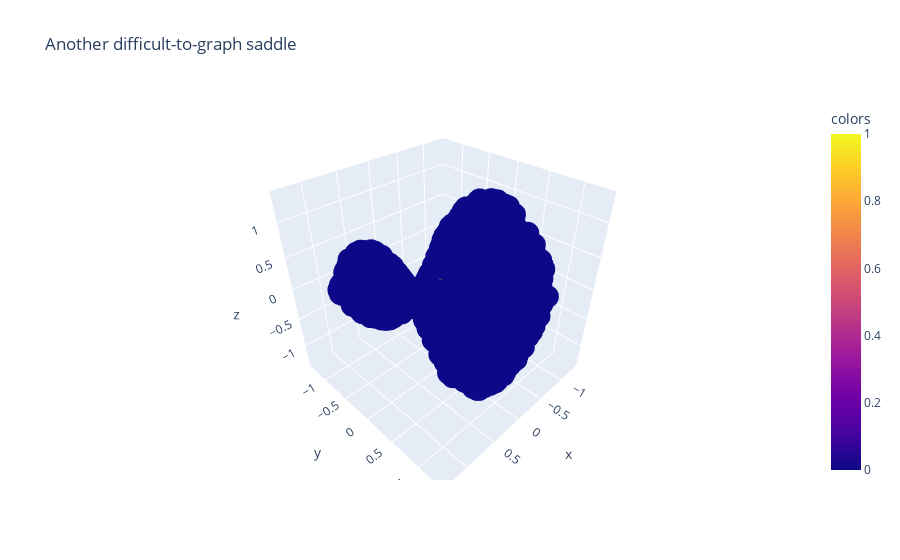

Here is the notebook cell this chart was saved with:
### Code cell
from diffusion_curvature.utils import plot_3d
degenerate_X = Xs_sorted[1]
signal = np.zeros(degenerate_X.shape[0])
signal[0] = 1
plot_3d(degenerate_X, signal, title = "Another difficult-to-graph saddle", use_plotly=True)

### Figure 1 — Plotly figure (JSON) as saved in the notebook; plotly's stock layout.template omitted (floating-point values rounded to 4 significant figures; data arrays with more than 128 entries replaced by an {"elided": "..."} marker saying what was removed)
{"data": [{"hovertemplate": "x=%{x}<br>y=%{y}<br>z=%{z}<br>colors=%{marker.color}<extra></extra>", "legendgroup": "", "marker": {"color": {"elided": "2000 int values"}, "coloraxis": "coloraxis", "symbol": "circle"}, "mode": "markers", "name": "", "scene": "scene", "showlegend": false, "type": "scatter3d", "x": {"elided": "2000 float values"}, "y": {"elided": "2000 float values"}, "z": {"elided": "2000 float values"}}], "layout": {"autosize": true, "coloraxis": {"colorbar": {"title": {"text": "colors"}}, "colorscale": [[0, "#0d0887"], [0.1111, "#46039f"], [0.2222, "#7201a8"], [0.3333, "#9c179e"], [0.4444, "#bd3786"], [0.5556, "#d8576b"], [0.6667, "#ed7953"], [0.7778, "#fb9f3a"], [0.8889, "#fdca26"], [1, "#f0f921"]]}, "legend": {"tracegroupgap": 0}, "scene": {"aspectmode": "auto", "aspectratio": {"x": 1.005, "y": 1.005, "z": 0.9904}, "domain": {"x": [0, 1], "y": [0, 1]}, "xaxis": {"range": [-1.405, 1.405], "title": {"text": "x"}, "type": "linear"}, "yaxis": {"range": [-1.405, 1.405], "title": {"text": "y"}, "type": "linear"}, "zaxis": {"range": [-1.405, 1.405], "title": {"text": "z"}, "type": "linear"}}, "title": {"text": "Another difficult-to-graph saddle"}}}
